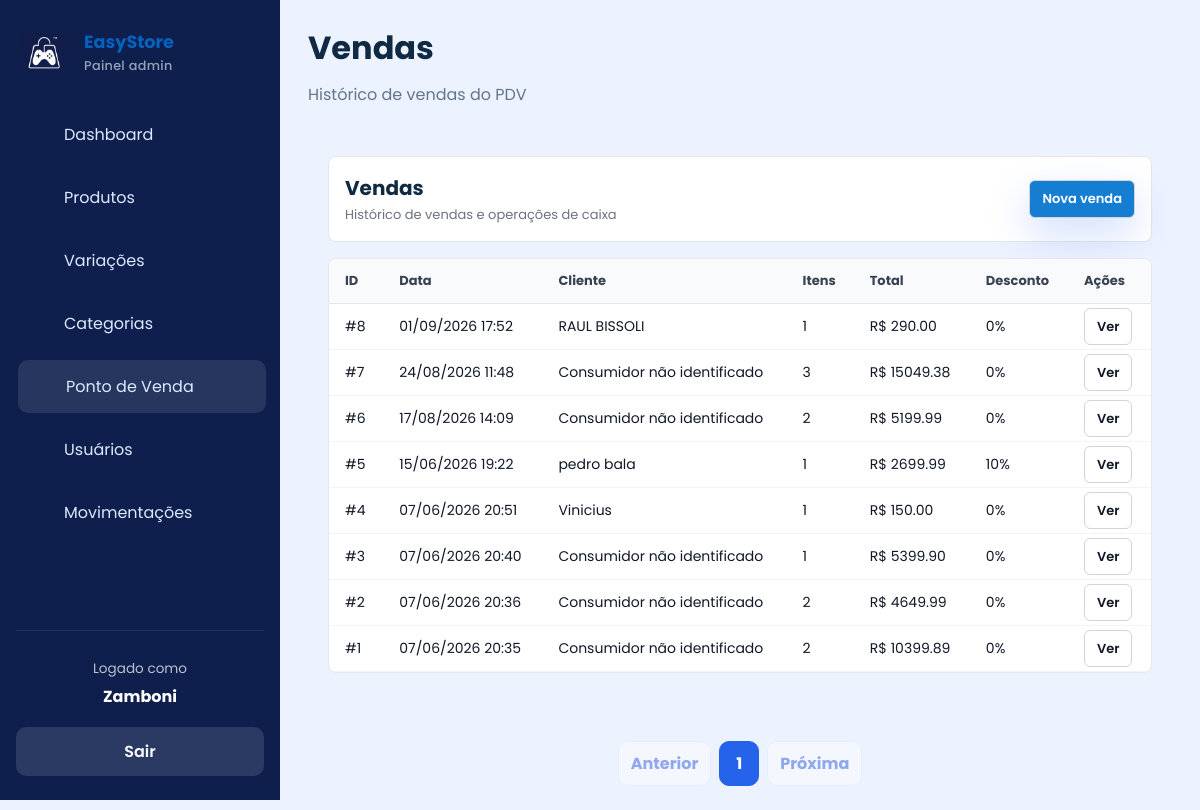
Page /pdv/historico (signed in) on the committed database.
### app/models/venda.py (models this page shows, shortened)
class Venda(Base):
    __tablename__ = "vendas"
    id = Column(
        Integer,
        primary_key=True,
        index=True
    )
    cliente_id = Column(
        Integer,
        ForeignKey("clientes.id", ondelete="SET NULL"),
        nullable=True
    )
    usuario_id = Column(
        Integer,
        ForeignKey("usuarios.id", ondelete="SET NULL"),
        nullable=True
    )
    desconto_percentual = Column(
        Float,
        nullable=False,
        default=0.0
    )
    total_bruto = Column(
        Float,
        nullable=False,
        default=0.0
    )
    total_liquido = Column(
        Float,
        nullable=False,
        default=0.0
    )
    observacao = Column(
        String(255),
        nullable=True
    )
    criado_em = Column(
        DateTime,
        server_default=func.now()
    )
    cliente = relationship(
        "Cliente",
        back_populates="vendas"
    )
    usuario = relationship(
        "Usuario",
        backref="vendas"
    )
    itens = relationship(
        "ItemVenda",
        back_populates="venda",
        cascade="all, delete-orphan"
    )
    pagamentos = relationship(
        "Pagamento",
        back_populates="venda",
        cascade="all, delete-orphan"
    )

### app/models/cliente.py (models this page shows)
class Cliente(Base):
    __tablename__ = "clientes"
    id         = Column(Integer, primary_key=True, index=True)
    nome       = Column(String(150), nullable=False, index=True)
    email      = Column(String(167), nullable=True, unique=True, index=True)
    telefone   = Column(String(20), nullable=True)
    usuario_id = Column(
        Integer,
        ForeignKey("usuarios.id", ondelete="SET NULL"),
        nullable=True,
        unique=True,
    )
    is_associado = Column(Boolean, default=False, nullable=False)
    ativo      = Column(Boolean, default=True)
    criado_em  = Column(DateTime, server_default=func.now())
    usuario = relationship("Usuario", back_populates="cliente_perfil")
    vendas  = relationship("Venda", back_populates="cliente", lazy="select")

### app/controllers/pdv_controller.py (the view)
@router.get("/historico")
def historico_vendas(
    request: Request,
    pagina: int = 1,
    por_pagina: int = 10,
    db: Session = Depends(get_db),
    usuario=Depends(get_admin)
):
    query = (
        db.query(Venda)
        .order_by(
            Venda.criado_em.desc()
        )
    )
    total_vendas = query.count()
    por_pagina = min(
        max(
            por_pagina,
            1
        ),
        10
    )
    total_paginas = (
        math.ceil(
            total_vendas /
            por_pagina
        )
        if total_vendas
        else 1
    )
    pagina = min(
        max(
            pagina,
            1
        ),
        total_paginas
    )
    vendas = (
        query
        .offset(
            (pagina - 1) *
            por_pagina
        )
        .limit(
            por_pagina
        )
        .all()
    )
    return templates.TemplateResponse(
        request,
        "admin/vendas.html",
        {
            "request": request,
            "usuario": usuario,
            "vendas": vendas,
            "pagina": pagina,
            "por_pagina": por_pagina,
            "total_paginas":
                total_paginas,
            "total_vendas":
                total_vendas,
            "page_title":
                "Vendas",
            "page_subtitle":
                "Histórico de vendas do PDV",
            "css_path":
                "css/vendas.css",
            "active": "pos",
        }
    )

### app/templates/admin/vendas.html
{% extends "admin/base.html" %}
{% set css_path = 'css/vendas.css' %}
{% set active = active or 'pos' %}
{% block content %}
<div class="vendas-container">
  <div class="vendas-header">
    <div>
      <h2>Vendas</h2>
      <p class="subtitle">Histórico de vendas e operações de caixa</p>
    </div>
    <div class="vendas-actions">
      {% set role = usuario.role if usuario is not mapping else usuario.get('role') if usuario else None %}
      {% if role == 'admin' %}
      <a href="/admin/pos" style="background-color: #157ED3;" class="btn-small btn-primary">Nova venda</a>
      {% elif role == 'operador' %}
      <a href="/pdv" style="background-color: #157ED3;" class="btn-small btn-primary">Nova venda</a>
      {% endif %}
    </div>
  </div>
  <div class="vendas-body">
    <table class="vendas-table">
      <thead>
        <tr>
          <th>ID</th>
          <th>Data</th>
          <th>Cliente</th>
          <th>Itens</th>
          <th>Total</th>
          <th>Desconto</th>
          <th>Ações</th>
        </tr>
      </thead>
      <tbody>
        {% for venda in vendas %}
        <tr>
          <td>#{{ venda.id }}</td>
          <td>{{ venda.criado_em.strftime('%d/%m/%Y %H:%M') if venda.criado_em else '-' }}</td>
          <td>{{ venda.cliente.nome if venda.cliente else 'Consumidor não identificado' }}</td>
          <td>{{ venda.itens|length }}</td>
          <td>R$ {{ "%.2f"|format(venda.total_liquido) }}</td>
          <td>{{ "%.0f"|format(venda.desconto_percentual) }}%</td>
          <td><a href="/pdv/venda/{{ venda.id }}" class="btn-small">Ver</a></td>
        </tr>
        {% else %}
        <tr class="empty-row">
          <td colspan="7">Nenhuma venda encontrada</td>
        </tr>
        {% endfor %}
      </tbody>
    </table>
  </div>
</div>
<nav class="pagination" aria-label="Paginação de vendas">
  <a class="pagination-link {% if pagina == 1 %}disabled{% endif %}" href="/pdv/historico?por_pagina={{ por_pagina }}&pagina={{ pagina - 1 }}">Anterior</a>
  {% for numero in range(1, total_paginas + 1) %}
  <a class="pagination-link {% if numero == pagina %}active{% endif %}" href="/pdv/historico?por_pagina={{ por_pagina }}&pagina={{ numero }}">{{ numero }}</a>
  {% endfor %}
  <a class="pagination-link {% if pagina == total_paginas %}disabled{% endif %}" href="/pdv/historico?por_pagina={{ por_pagina }}&pagina={{ pagina + 1 }}">Próxima</a>
</nav>
{% endblock %}

### app/static/css/admin.css (style rules this page uses)
:root { --bg: #edf2ff; --surface: #ffffff; --surface-soft: #f8fafc; --text: #102a43; --muted: #64748b; --primary: #2563eb; --primary-dark: #1d4ed8; --success: #16a34a; --warning: #f59e0b; --danger: #dc2626; --radius: 12px; --shadow: 0 12px 30px rgba(15, 23, 42, 0.08); --transition: 0.25s ease; --color-dark: #0262bd; --color-primary: #3fa1fc; }
* { box-sizing: border-box; margin: 0; padding: 0; }
html, body { min-height: 100%; background: var(--bg); color: var(--text); font-family: 'Poppins', sans-serif; }
body { overflow-x: hidden; }
a { color: inherit; text-decoration: none; }
.subtitle { color: var(--muted); line-height: 1.6; margin-top: 10px; }
.btn-primary { background-color: var(--primary); box-shadow: 0 16px 40px rgba(37, 99, 235, 0.22); color: #ffffff; }
.pagination { align-items: center; display: flex; flex-wrap: wrap; gap: 8px; justify-content: center; margin-top: 24px; }
.pagination-link { background: var(--surface); border: 1px solid #dbeafe; border-radius: 10px; color: #1d4ed8; font-weight: 700; min-width: 40px; padding: 9px 12px; text-align: center; }
.pagination-link:hover, .pagination-link.active { background: #2563eb; border-color: #2563eb; color: #ffffff; }
.pagination-link.disabled { opacity: 0.45; pointer-events: none; }

### app/static/css/vendas.css (style rules this page uses)
.vendas-container { display: flex; flex-direction: column; gap: 16px; padding: 20px; }
.vendas-header { display: flex; justify-content: space-between; align-items: center; background: #fff; padding: 16px; border-radius: 8px; border: 1px solid #e6e6e6; }
.vendas-header h2 { margin: 0; font-size: 20px; }
.vendas-header .subtitle { margin: 2px 0 0 0; font-size: 13px; color: #6b7280; }
.vendas-actions { display: flex; gap: 8px; align-items: center; }
.btn-small { padding: 8px 12px; border: 1px solid #d1d5db; background: white; border-radius: 6px; cursor: pointer; font-weight: 600; font-size: 13px; transition: background 0.2s ease, transform 0.2s ease; }
.vendas-body { background: white; border: 1px solid #e5e7eb; border-radius: 8px; overflow: auto; }
.vendas-table { width: 100%; border-collapse: collapse; min-width: 800px; }
.vendas-table thead th { text-align: left; padding: 12px 16px; background: #f9fafb; font-size: 13px; color: #374151; border-bottom: 1px solid #e6e6e6; }
.vendas-table tbody td { padding: 12px 16px; border-bottom: 1px solid #f3f4f6; font-size: 14px; color: #111827; }

### rows in the picture
Venda: id "8", criado_em "01/09/2026 17:52", cliente "RAUL BISSOLI", itens|length "1", total_liquido "290.00", desconto_percentual "0"
Venda: id "7", criado_em "24/08/2026 11:48", cliente "Consumidor não identificado", itens|length "3", total_liquido "15049.38", desconto_percentual "0"
Venda: id "6", criado_em "17/08/2026 14:09", cliente "Consumidor não identificado", itens|length "2", total_liquido "5199.99", desconto_percentual "0"
Venda: id "5", criado_em "15/06/2026 19:22", cliente "pedro bala", itens|length "1", total_liquido "2699.99", desconto_percentual "10"
Venda: id "4", criado_em "07/06/2026 20:51", cliente "Vinicius", itens|length "1", total_liquido "150.00", desconto_percentual "0"
Venda: id "3", criado_em "07/06/2026 20:40", cliente "Consumidor não identificado", itens|length "1", total_liquido "5399.90", desconto_percentual "0"
Venda: id "2", criado_em "07/06/2026 20:36", cliente "Consumidor não identificado", itens|length "2", total_liquido "4649.99", desconto_percentual "0"
Venda: id "1", criado_em "07/06/2026 20:35", cliente "Consumidor não identificado", itens|length "2", total_liquido "10399.89", desconto_percentual "0"

### other values in the picture
{{ logged_name }} "Zamboni"
{{ page_title }} "Vendas"
{{ page_subtitle }} "Histórico de vendas do PDV"
{{ numero }} "1"
